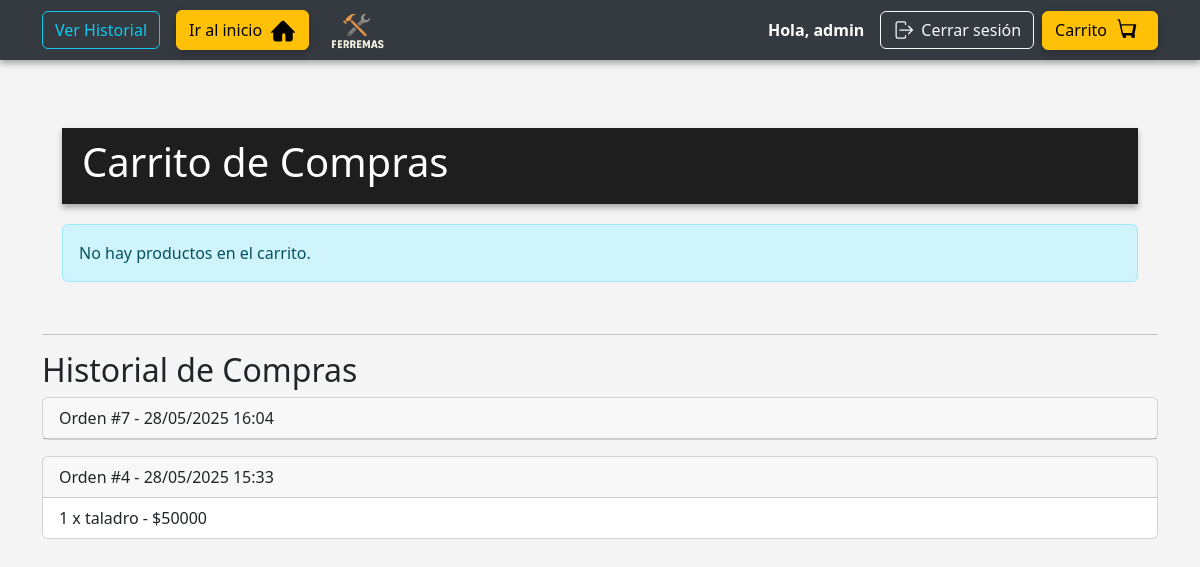
Screenshot of /carrito/ (signed in) with the database file from the repository.
### miapp/models.py (models this page shows, shortened)
class Orden(models.Model):
    usuario = models.ForeignKey(User, on_delete=models.CASCADE)
    fecha = models.DateTimeField(auto_now_add=True)

class ItemOrden(models.Model):
    orden = models.ForeignKey(Orden, on_delete=models.CASCADE, related_name='items')
    producto = models.ForeignKey(Producto, on_delete=models.SET_NULL, null=True)
    cantidad = models.PositiveIntegerField()

class Producto(models.Model):
    nombre = models.CharField(max_length=100)
    descripcion = models.TextField(blank=True)
    precio = models.IntegerField()
    stock = models.IntegerField(default=0)

### miapp/views.py (the view)
# urls.py: path('carrito/', views.ver_carrito, name='ver_carrito'),
@never_cache
def ver_carrito(request):
    if not request.user.is_authenticated:
        messages.warning(request, "Debes iniciar sesión para ver tu carrito.")
        return redirect('login')
    carrito_items = Carrito.objects.filter(usuario=request.user)
    ordenes = Orden.objects.filter(usuario=request.user).order_by('-fecha')
    return render(request, 'miapp/carrito.html', {
        'carrito': carrito_items,
        'ordenes': ordenes,
    })

### miapp/templates/miapp/carrito.html (shortened to what this page needs)
{% extends 'miapp/base.html' %}
{% load static %}
{% block content %}
<section style="background-color: #f4f4f4; padding: 20px;">
    <header style="background-color: #1e1e1e; padding: 10px 20px; color: white; margin-bottom: 20px;">
        <h1>Carrito de Compras</h1>
    </header>
    {% if carrito %}
        <ul class="list-group">
            {% for item in carrito %}
            <li class="list-group-item d-flex justify-content-between align-items-center">
                <div>
                    {{ item.producto.nombre }} - ${{ item.producto.precio }} x {{ item.cantidad }}
                </div>
                <div class="btn-group" role="group">
                    <a href="{% url 'aumentar_cantidad' item.id %}" class="btn btn-sm btn-success">+</a>
                    <a href="{% url 'disminuir_cantidad' item.id %}" class="btn btn-sm btn-warning">-</a>
                    <a href="{% url 'eliminar_del_carrito' item.id %}" class="btn btn-sm btn-danger">Eliminar</a>
                </div>
            </li>
            {% endfor %}
        </ul>
        <form action="{% url 'pagar' %}" method="post" class="mt-4">
            {% csrf_token %}
            <button type="submit" class="btn btn-warning btn-lg">Pagar con Webpay</button>
        </form>
    {% else %}
        <div class="alert alert-info">No hay productos en el carrito.</div>
    {% endif %}
</section>
<hr>
<h2>Historial de Compras</h2>
{% if ordenes %}
    {% for orden in ordenes %}
        <div class="card mb-3">
            <div class="card-header">Orden #{{ orden.id }} - {{ orden.fecha|date:"d/m/Y H:i" }}</div>
            <ul class="list-group list-group-flush">
                {% for item in orden.items.all %}
                    <li class="list-group-item">
                        {{ item.cantidad }} x {{ item.producto.nombre }} - ${{ item.producto.precio }}
                    </li>
                {% endfor %}
            </ul>
        </div>
    {% endfor %}
{% else %}
    <p>No has realizado compras aún.</p>
{% endif %}
{% endblock %}

### miapp/templates/miapp/base.html (shortened to what this page needs)
{% load static %}
<!DOCTYPE html>
<html lang="es">
<head>
    <link rel="stylesheet" href="{% static 'css/estilos.css' %}">
    <link href="https://cdn.jsdelivr.net/npm/bootstrap@5.3.0/dist/css/bootstrap.min.css" rel="stylesheet">
    <link rel="stylesheet" href="https://unpkg.com/leaflet/dist/leaflet.css" />
</head>
<body>
    <header style="background-color: #343a40; height: 60px; width: 100%;">
        <div class="container h-100 d-flex align-items-center justify-content-between">
<div class="d-flex align-items-center gap-3 text-white">
    {% if user.is_authenticated and user.is_staff %}
    <a href="{% url 'historial_admin' %}" class="btn btn-outline-info">
        Ver Historial
    </a>
{% endif %}
    <a href="{% url 'inicio' %}" class="btn btn-warning d-flex align-items-center">
        Ir al inicio
    </a>
    <img src="{% static 'imagenes/logo.jpg' %}" alt="Logo" style="height: 65px;">
</div>
            <div class="d-flex align-items-center gap-2">
                {% if user.is_authenticated %}
                    <span class="text-white fw-bold me-2">Hola, {{ user.username }}</span>
                    <a href="{% url 'logout' %}" class="btn btn-outline-light d-flex align-items-center">
                        Cerrar sesión
                    </a>
                {% endif %}
                <a href="{% url 'ver_carrito' %}" class="btn btn-warning d-flex align-items-center">
                    Carrito
                </a>
            </div>
        </div>
    </header>
    <div class="container mt-5">
        {% block content %}{% endblock %}
    </div>
</body>
</html>

### miapp/static/css/estilos.css (style rules this page uses)
body { background-color: #f4f4f4; }
h1 { color: #ff9000; font-weight: bold; }
.btn-warning { background-color: #ff9000; color: #000; font-weight: bold; border: none; box-shadow: 0 4px 10px rgba(0, 0, 0, 0.2); transition: all 0.3 ease; }
header { background-color: #1e1e1e; padding: 10px 20px; box-shadow: 0 4px 6px rgba(0,0,0,0.3); position: relative; z-index: 2; }

### miapp/templates/miapp/base.html (style rules this page uses)
body { background-color: #f5f5f5; }

### rows the page displays
Orden: id "7", fecha "28/05/2025 16:04"
Orden: id "4", fecha "28/05/2025 15:33"
ItemOrden: cantidad "1", producto.nombre "taladro", producto.precio "50000"

### other values shown
{{ user.username }} "admin"
